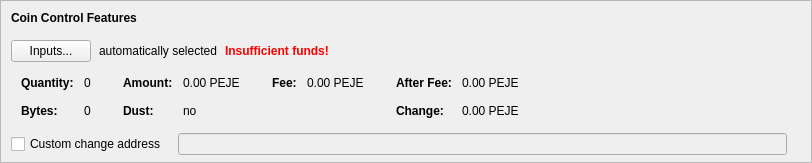
      <widget class="QFrame" name="frameCoinControl">
       <property name="sizePolicy">
        <sizepolicy hsizetype="Expanding" vsizetype="Fixed">
         <horstretch>0</horstretch>
         <verstretch>0</verstretch>
        </sizepolicy>
       </property>
       <property name="maximumSize">
        <size>
         <width>16777215</width>
         <height>16777215</height>
        </size>
       </property>
       <property name="frameShape">
        <enum>QFrame::StyledPanel</enum>
       </property>
       <property name="frameShadow">
        <enum>QFrame::Sunken</enum>
       </property>
       <layout class="QVBoxLayout" name="verticalLayoutCoinControl2">
        <property name="spacing">
         <number>0</number>
        </property>
        <property name="leftMargin">
         <number>0</number>
        </property>
        <property name="topMargin">
         <number>0</number>
        </property>
        <property name="rightMargin">
         <number>0</number>
        </property>
        <property name="bottomMargin">
         <number>6</number>
        </property>
        <item>
         <layout class="QVBoxLayout" name="verticalLayoutCoinControl" stretch="0,0,0,0,0">
          <property name="spacing">
           <number>0</number>
          </property>
          <property name="leftMargin">
           <number>10</number>
          </property>
          <property name="topMargin">
           <number>10</number>
          </property>
          <item>
           <layout class="QHBoxLayout" name="horizontalLayoutCoinControl1">
            <property name="bottomMargin">
             <number>15</number>
            </property>
            <item>
             <widget class="QLabel" name="labelCoinControlFeatures">
              <property name="sizePolicy">
               <sizepolicy hsizetype="Preferred" vsizetype="Maximum">
                <horstretch>0</horstretch>
                <verstretch>0</verstretch>
               </sizepolicy>
              </property>
              <property name="font">
               <font>
                <weight>75</weight>
                <bold>true</bold>
               </font>
              </property>
              <property name="styleSheet">
               <string notr="true">font-weight:bold;</string>
              </property>
              <property name="text">
               <string>Coin Control Features</string>
              </property>
             </widget>
            </item>
           </layout>
          </item>
          <item>
           <layout class="QHBoxLayout" name="horizontalLayoutCoinControl2" stretch="0,0,0,0">
            <property name="spacing">
             <number>8</number>
            </property>
            <property name="bottomMargin">
             <number>10</number>
            </property>
            <item>
             <widget class="QPushButton" name="pushButtonCoinControl">
              <property name="styleSheet">
               <string notr="true"/>
              </property>
              <property name="text">
               <string>Inputs...</string>
              </property>
              <property name="autoDefault">
               <bool>false</bool>
              </property>
             </widget>
            </item>
            <item>
             <widget class="QLabel" name="labelCoinControlAutomaticallySelected">
              <property name="text">
               <string>automatically selected</string>
              </property>
              <property name="margin">
               <number>5</number>
              </property>
             </widget>
            </item>
            <item>
             <widget class="QLabel" name="labelCoinControlInsuffFunds">
              <property name="font">
               <font>
                <weight>75</weight>
                <bold>true</bold>
               </font>
              </property>
              <property name="styleSheet">
               <string notr="true">color:red;font-weight:bold;</string>
              </property>
              <property name="text">
               <string>Insufficient funds!</string>
              </property>
              <property name="margin">
               <number>5</number>
              </property>
             </widget>
            </item>
            <item>
             <spacer name="horizontalSpacerCoinControl">
              <property name="orientation">
               <enum>Qt::Horizontal</enum>
              </property>
              <property name="sizeHint" stdset="0">
               <size>
                <width>40</width>
                <height>1</height>
               </size>
              </property>
             </spacer>
            </item>
           </layout>
          </item>
          <item>
           <widget class="QWidget" name="widgetCoinControl" native="true">
            <property name="sizePolicy">
             <sizepolicy hsizetype="Preferred" vsizetype="Preferred">
              <horstretch>0</horstretch>
              <verstretch>0</verstretch>
             </sizepolicy>
            </property>
            <property name="minimumSize">
             <size>
              <width>0</width>
              <height>0</height>
             </size>
            </property>
            <property name="styleSheet">
             <string notr="true"/>
            </property>
            <layout class="QHBoxLayout" name="horizontalLayoutCoinControl5">
             <property name="leftMargin">
              <number>0</number>
             </property>
             <property name="topMargin">
              <number>0</number>
             </property>
             <property name="rightMargin">
              <number>0</number>
             </property>
             <property name="bottomMargin">
              <number>0</number>
             </property>
             <item>
              <layout class="QHBoxLayout" name="horizontalLayoutCoinControl3" stretch="0,0,0,1">
               <property name="spacing">
                <number>20</number>
               </property>
               <property name="topMargin">
                <number>0</number>
               </property>
               <property name="bottomMargin">
                <number>10</number>
               </property>
               <item>
                <layout class="QFormLayout" name="formLayoutCoinControl1">
                 <property name="horizontalSpacing">
                  <number>10</number>
                 </property>
                 <property name="verticalSpacing">
                  <number>14</number>
                 </property>
                 <property name="leftMargin">
                  <number>10</number>
                 </property>
                 <property name="topMargin">
                  <number>4</number>
                 </property>
                 <property name="rightMargin">
                  <number>6</number>
                 </property>
                 <item row="0" column="0">
                  <widget class="QLabel" name="labelCoinControlQuantityText">
                   <property name="font">
                    <font>
                     <weight>75</weight>
                     <bold>true</bold>
                    </font>
                   </property>
                   <property name="text">
                    <string>Quantity:</string>
                   </property>
                   <property name="margin">
                    <number>0</number>
                   </property>
                  </widget>
                 </item>
                 <item row="0" column="1">
                  <widget class="QLabel" name="labelCoinControlQuantity">
                   <property name="cursor">
                    <cursorShape>IBeamCursor</cursorShape>
                   </property>
                   <property name="contextMenuPolicy">
                    <enum>Qt::ActionsContextMenu</enum>
                   </property>
                   <property name="text">
                    <string notr="true">0</string>
                   </property>
                   <property name="margin">
                    <number>0</number>
                   </property>
                   <property name="textInteractionFlags">
                    <set>Qt::LinksAccessibleByMouse|Qt::TextSelectableByKeyboard|Qt::TextSelectableByMouse</set>
                   </property>
                  </widget>
                 </item>
                 <item row="1" column="0">
                  <widget class="QLabel" name="labelCoinControlBytesText">
                   <property name="font">
                    <font>
                     <weight>75</weight>
                     <bold>true</bold>
                    </font>
                   </property>
                   <property name="text">
                    <string>Bytes:</string>
                   </property>
                  </widget>
                 </item>
                 <item row="1" column="1">
                  <widget class="QLabel" name="labelCoinControlBytes">
                   <property name="cursor">
                    <cursorShape>IBeamCursor</cursorShape>
                   </property>
                   <property name="contextMenuPolicy">
                    <enum>Qt::ActionsContextMenu</enum>
                   </property>
                   <property name="text">
                    <string notr="true">0</string>
                   </property>
                   <property name="textInteractionFlags">
                    <set>Qt::LinksAccessibleByMouse|Qt::TextSelectableByKeyboard|Qt::TextSelectableByMouse</set>
                   </property>
                  </widget>
                 </item>
                </layout>
               </item>
               <item>
                <layout class="QFormLayout" name="formLayoutCoinControl2">
                 <property name="horizontalSpacing">
                  <number>10</number>
                 </property>
                 <property name="verticalSpacing">
                  <number>14</number>
                 </property>
                 <property name="leftMargin">
                  <number>6</number>
                 </property>
                 <property name="topMargin">
                  <number>4</number>
                 </property>
                 <property name="rightMargin">
                  <number>6</number>
                 </property>
                 <item row="0" column="0">
                  <widget class="QLabel" name="labelCoinControlAmountText">
                   <property name="font">
                    <font>
                     <weight>75</weight>
                     <bold>true</bold>
                    </font>
                   </property>
                   <property name="text">
                    <string>Amount:</string>
                   </property>
                   <property name="margin">
                    <number>0</number>
                   </property>
                  </widget>
                 </item>
                 <item row="0" column="1">
                  <widget class="QLabel" name="labelCoinControlAmount">
                   <property name="cursor">
                    <cursorShape>IBeamCursor</cursorShape>
                   </property>
                   <property name="contextMenuPolicy">
                    <enum>Qt::ActionsContextMenu</enum>
                   </property>
                   <property name="text">
                    <string notr="true">0.00 PEJE</string>
                   </property>
                   <property name="textInteractionFlags">
                    <set>Qt::LinksAccessibleByMouse|Qt::TextSelectableByKeyboard|Qt::TextSelectableByMouse</set>
                   </property>
                  </widget>
                 </item>
                 <item row="1" column="0">
                  <widget class="QLabel" name="labelCoinControlLowOutputText">
                   <property name="font">
                    <font>
                     <weight>75</weight>
                     <bold>true</bold>
                    </font>
                   </property>
                   <property name="text">
                    <string>Dust:</string>
                   </property>
                  </widget>
                 </item>
                 <item row="1" column="1">
                  <widget class="QLabel" name="labelCoinControlLowOutput">
                   <property name="cursor">
                    <cursorShape>IBeamCursor</cursorShape>
                   </property>
                   <property name="contextMenuPolicy">
                    <enum>Qt::ActionsContextMenu</enum>
                   </property>
                   <property name="text">
                    <string notr="true">no</string>
                   </property>
                   <property name="textInteractionFlags">
                    <set>Qt::LinksAccessibleByMouse|Qt::TextSelectableByKeyboard|Qt::TextSelectableByMouse</set>
                   </property>
                  </widget>
                 </item>
                </layout>
               </item>
               <item>
                <layout class="QFormLayout" name="formLayoutCoinControl3">
                 <property name="horizontalSpacing">
                  <number>10</number>
                 </property>
                 <property name="verticalSpacing">
                  <number>14</number>
                 </property>
                 <property name="leftMargin">
                  <number>6</number>
                 </property>
                 <property name="topMargin">
                  <number>4</number>
                 </property>
                 <property name="rightMargin">
                  <number>6</number>
                 </property>
                 <item row="0" column="0">
                  <widget class="QLabel" name="labelCoinControlFeeText">
                   <property name="font">
                    <font>
                     <weight>75</weight>
                     <bold>true</bold>
                    </font>
                   </property>
                   <property name="text">
                    <string>Fee:</string>
                   </property>
                   <property name="margin">
                    <number>0</number>
                   </property>
                  </widget>
                 </item>
                 <item row="0" column="1">
                  <widget class="QLabel" name="labelCoinControlFee">
                   <property name="cursor">
                    <cursorShape>IBeamCursor</cursorShape>
                   </property>
                   <property name="contextMenuPolicy">
                    <enum>Qt::ActionsContextMenu</enum>
                   </property>
                   <property name="text">
                    <string notr="true">0.00 PEJE</string>
                   </property>
                   <property name="textInteractionFlags">
                    <set>Qt::LinksAccessibleByMouse|Qt::TextSelectableByKeyboard|Qt::TextSelectableByMouse</set>
                   </property>
                  </widget>
                 </item>
                </layout>
               </item>
               <item>
                <layout class="QFormLayout" name="formLayoutCoinControl4">
                 <property name="horizontalSpacing">
                  <number>10</number>
                 </property>
                 <property name="verticalSpacing">
                  <number>14</number>
                 </property>
                 <property name="leftMargin">
                  <number>6</number>
                 </property>
                 <property name="topMargin">
                  <number>4</number>
                 </property>
                 <property name="rightMargin">
                  <number>6</number>
                 </property>
                 <item row="0" column="0">
                  <widget class="QLabel" name="labelCoinControlAfterFeeText">
                   <property name="font">
                    <font>
                     <weight>75</weight>
                     <bold>true</bold>
                    </font>
                   </property>
                   <property name="text">
                    <string>After Fee:</string>
                   </property>
                   <property name="margin">
                    <number>0</number>
                   </property>
                  </widget>
                 </item>
                 <item row="0" column="1">
                  <widget class="QLabel" name="labelCoinControlAfterFee">
                   <property name="cursor">
                    <cursorShape>IBeamCursor</cursorShape>
                   </property>
                   <property name="contextMenuPolicy">
                    <enum>Qt::ActionsContextMenu</enum>
                   </property>
                   <property name="text">
                    <string notr="true">0.00 PEJE</string>
                   </property>
                   <property name="textInteractionFlags">
                    <set>Qt::LinksAccessibleByMouse|Qt::TextSelectableByKeyboard|Qt::TextSelectableByMouse</set>
                   </property>
                  </widget>
                 </item>
                 <item row="1" column="0">
                  <widget class="QLabel" name="labelCoinControlChangeText">
                   <property name="font">
                    <font>
                     <weight>75</weight>
                     <bold>true</bold>
                    </font>
                   </property>
                   <property name="text">
                    <string>Change:</string>
                   </property>
                  </widget>
                 </item>
                 <item row="1" column="1">
                  <widget class="QLabel" name="labelCoinControlChange">
                   <property name="cursor">
                    <cursorShape>IBeamCursor</cursorShape>
                   </property>
                   <property name="contextMenuPolicy">
                    <enum>Qt::ActionsContextMenu</enum>
                   </property>
                   <property name="text">
                    <string notr="true">0.00 PEJE</string>
                   </property>
                   <property name="textInteractionFlags">
                    <set>Qt::LinksAccessibleByMouse|Qt::TextSelectableByKeyboard|Qt::TextSelectableByMouse</set>
                   </property>
                  </widget>
                 </item>
                </layout>
               </item>
              </layout>
             </item>
            </layout>
           </widget>
          </item>
          <item>
           <layout class="QHBoxLayout" name="horizontalLayoutCoinControl4" stretch="0,0,0">
            <property name="spacing">
             <number>12</number>
            </property>
            <property name="sizeConstraint">
             <enum>QLayout::SetDefaultConstraint</enum>
            </property>
            <property name="topMargin">
             <number>5</number>
            </property>
            <property name="rightMargin">
             <number>5</number>
            </property>
            <item>
             <widget class="QCheckBox" name="checkBoxCoinControlChange">
              <property name="toolTip">
               <string>If this is activated, but the change address is empty or invalid, change will be sent to a newly generated address.</string>
              </property>
              <property name="text">
               <string>Custom change address</string>
              </property>
             </widget>
            </item>
            <item>
             <widget class="QValidatedLineEdit" name="lineEditCoinControlChange">
              <property name="enabled">
               <bool>false</bool>
              </property>
              <property name="sizePolicy">
               <sizepolicy hsizetype="Expanding" vsizetype="Fixed">
                <horstretch>0</horstretch>
                <verstretch>0</verstretch>
               </sizepolicy>
              </property>
             </widget>
            </item>
            <item>
             <widget class="QLabel" name="labelCoinControlChangeLabel">
              <property name="sizePolicy">
               <sizepolicy hsizetype="Preferred" vsizetype="Expanding">
                <horstretch>0</horstretch>
                <verstretch>0</verstretch>
               </sizepolicy>
              </property>
              <property name="minimumSize">
               <size>
                <width>0</width>
                <height>0</height>
               </size>
              </property>
              <property name="text">
               <string/>
              </property>
              <property name="margin">
               <number>3</number>
              </property>
             </widget>
            </item>
           </layout>
          </item>
          <item>
           <spacer name="verticalSpacerCoinControl">
            <property name="orientation">
             <enum>Qt::Vertical</enum>
            </property>
            <property name="sizeHint" stdset="0">
             <size>
              <width>800</width>
              <height>1</height>
             </size>
            </property>
           </spacer>
          </item>
         </layout>
        </item>
       </layout>
      </widget>
